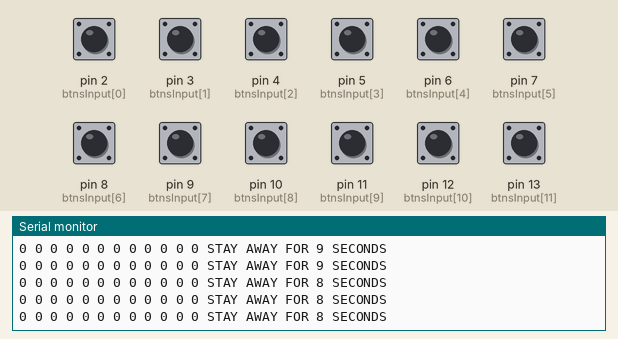
Recording of a sketch running on a simulated Arduino Uno, built with avr-gcc and run on an emulated ATmega328P. On the bench: the last lines printed to the serial monitor. Inputs (shaded band) come from the test bench; at power-on: pin 2 (btnsInput[0]), pin 3 (btnsInput[1]), pin 4 (btnsInput[2]), pin 5 (btnsInput[3]), pin 6 (btnsInput[4]), pin 7 (btnsInput[5]), pin 8 (btnsInput[6]), pin 9 (btnsInput[7]), pin 10 (btnsInput[8]), pin 11 (btnsInput[9]), pin 12 (btnsInput[10]), pin 13 (btnsInput[11]) HIGH.

Above: at 1.2 s.
1.3 s: pin 2 (btnsInput[0]) pulled LOW for 0.15 s
At 1.46 s:
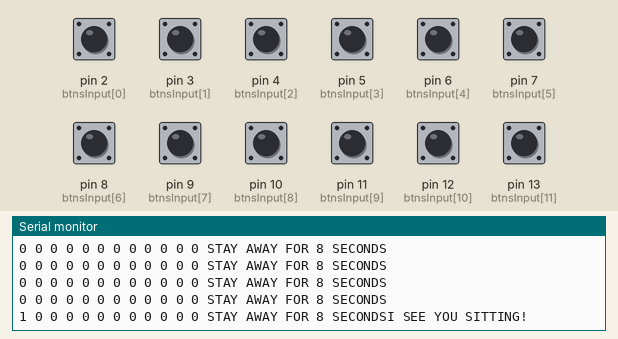
4.4 s: pin 3 (btnsInput[1]) pulled LOW for 0.15 s
At 4.56 s:
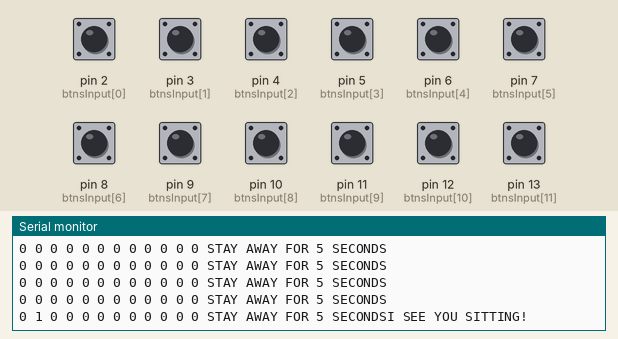
7.5 s: pin 4 (btnsInput[2]) pulled LOW for 0.15 s
At 7.65 s:
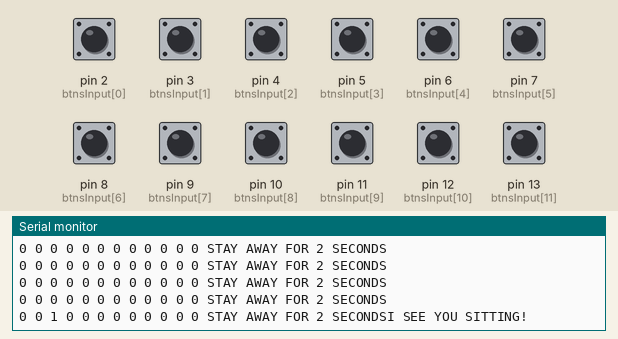
10.6 s: pin 5 (btnsInput[3]) pulled LOW for 0.15 s
13.7 s: pin 6 (btnsInput[4]) pulled LOW for 0.15 s
At 13.87 s:
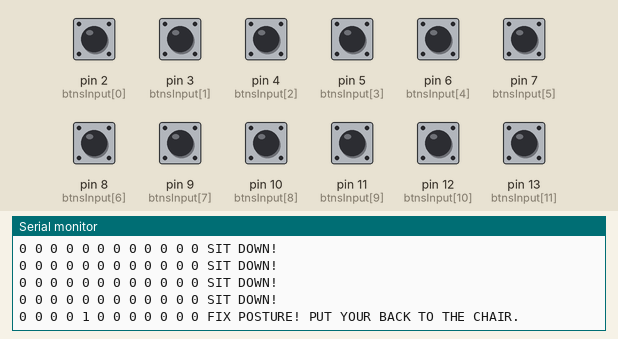
16.8 s: pin 7 (btnsInput[5]) pulled LOW for 0.15 s
At 16.96 s:
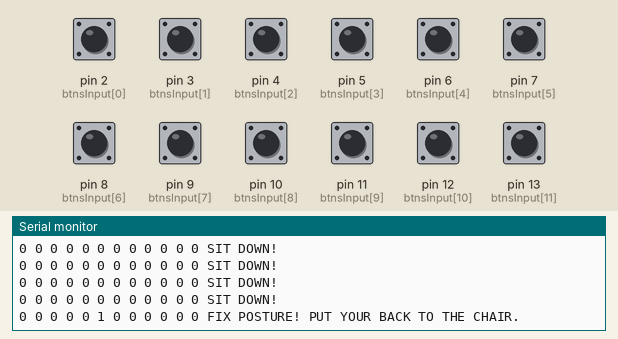

Measured:
- after the input at 1.3 s, the serial monitor: prints a new line after 0.10 s (image 1)
- after the input at 4.4 s, the serial monitor: prints a new line after 0.09 s (image 2)
- after the input at 7.5 s, the serial monitor: prints a new line after 0.09 s (image 3)
- after the input at 13.7 s, the serial monitor: prints a new line after 0.10 s (image 4)
- after the input at 16.8 s, the serial monitor: prints a new line after 0.09 s (image 5)

The sketch:

stateprint.ino
```cpp
/*
 * Track and draw 12 button states
 */

// Define button input pins in arduino
const int btnsInput[12] = {2, 3, 4, 5, 6, 7, 8, 9, 10, 11, 12, 13};
// Initialize button states
boolean btnsState[12] = {false, false, false, false, false, false, false, false, false, false, false, false};
// Initialize button temporal storages
// Initialize counter on how long a button has been in the same state
long btnsSameStateMs[12] = {0L, 0L, 0L, 0L, 0L, 0L, 0L, 0L, 0L, 0L, 0L, 0L};
// Initialize timestamp when last change happened
long btnsLastStateChangeMs[12] = {0L, 0L, 0L, 0L, 0L, 0L, 0L, 0L, 0L, 0L, 0L, 0L};
// Initialize counter how long sitting session has been
long lastStandMs, sinceLastStandMs, sincePauseStart = 0L;

// Called once when the code is run
void setup() {

 // Set pin modes for the used digital pins
  for (int i = 0; i <= 11; i++){
    pinMode(btnsInput[i], INPUT);
  }

  Serial.begin(9600);
}

void printI(){
  Serial.print("1 ");
}
void printO(){
  Serial.print("0 ");
}

// Calculates how long it has been since movement happened, print warning if over 10 sec
void checkImmobility () {

  //Init latest movement to 60 seconds
  long latestMovementMs = 60000L;
  // Update new values to btnsSameStateMs, find
  for (int i = 0; i <= 11; i++){
    btnsSameStateMs[i] = millis() - btnsLastStateChangeMs[i];
    if (btnsSameStateMs[i] < latestMovementMs) {latestMovementMs = btnsSameStateMs[i];}
  }

  // If all movements have been since 10 seconds has passed, print warning
  if (latestMovementMs > 10000 && isPressed()){
    Serial.println("MOVE! YOU HAVE BEEN STILL FOR TOO LONG.");
  }
}

// Returns 1 if any of the sensors is pressed, else 0
int isPressed () {
  int isPressed = 0;
  for (int i = 0; i <= 11; i++){
    if (btnsState[i]) {isPressed = 1;}
  }
  return isPressed;
}

// Makes sure that last sensor row has some activation or prints warning
void checkLastRow() {
  int isLastRowPressed = 0;
  for (int i = 0; i <= 3; i++){
    if (btnsState[i]) {isLastRowPressed = 1;}
  }

  // If front is pressed, but the last row is not
  if (isPressed() && !isLastRowPressed){
    Serial.println("FIX POSTURE! PUT YOUR BACK TO THE CHAIR.");
  }
}

/*
 * Check that regular pauses from sittings are kept
 * Gives warning if last standing pause has been over 60 seconds ago
 * Counts down from 10 seconds for minimum pause duration
 */
void checkLastPause() {
  if (isPressed()) {
    sinceLastStandMs = millis() - lastStandMs;
    sincePauseStart = millis(); //updated here until pause really starts
  }
  else {
    lastStandMs = millis(); //updated here until sitting really starts
    sincePauseStart = millis() - sinceLastStandMs; // unintuitive naming for this
  }

  // Gives warning if last standing pause has been over 60 seconds ago
  if (sinceLastStandMs > 60000 && isPressed()){
    Serial.println("STAND UP! YOU HAVE BEEN SITTING FOR TOO LONG.");
  }
  // Counts down from 10 seconds for minimum pause duration
  else if (sincePauseStart > 0 && sincePauseStart <= 10000) {
    Serial.print("STAY AWAY FOR " );
    Serial.print((10000 - sincePauseStart)/1000);
    Serial.print(" SECONDS" );
    // Warns if violated
    if (isPressed()) {Serial.print("I SEE YOU SITTING!" );}
  }
  //else chair is abandoned and feels lonely. It no longer wants to be lonely.
  else if (!isPressed()){
    Serial.print("SIT DOWN!");
  }
}

// This method is called continuously by the Arduino
void loop() {

  // Read the button inputs, if state has changed update also btnsLastStateChangeMs array
  for (int i = 0; i <= 11; i++){
    boolean fetchedState = false;
    if (digitalRead(btnsInput[i]) == LOW){//HIGH
      fetchedState = true;
    }
    // Update button state to new state if not the same as before.
    if (fetchedState != btnsState[i]) {
      btnsState[i] = fetchedState;
      // Update timestamp btnsLastStateChangeMs
      btnsLastStateChangeMs[i] = millis();
    }
  }

  /*
   * Print "0 1 1 0 0 1 1 0 1 1 1 1"
   *
   *
  for (int i = 0; i <= 11; i++){
    if (btnsState[i]){
      printI();
    }
    else {
      printO();
    }
  }
  Serial.println("");*/


  /* Print state diagram
  *  1-4 | _ _ _ _ |
  *  5-8 | X X X _ |
  *  9-12| X X X _ |
  *  ---------------
  *  X marks pressed state.
  */

  for (int i = 0; i <= 11; i++){
    //if (i=0) {Serial.print("1-4 |");} //Row 1 start
    //if (i=3) {Serial.println(" |");Serial.print("5-8 |");} //Row 1 end, Row 2 start
    //if (i=7) {Serial.println(" |");Serial.print("9-12|");} //Row 2 end, Row 3 start
    if (btnsState[i]) {printI();} else {printO();}
    //if (i=11) {Serial.print("1-4 |");Serial.println("---------------");} //Row 3 end
  }

  // Check various conditions, print warnings if needed
  checkImmobility();
  checkLastRow();
  checkLastPause();

  Serial.println("");
}
```
